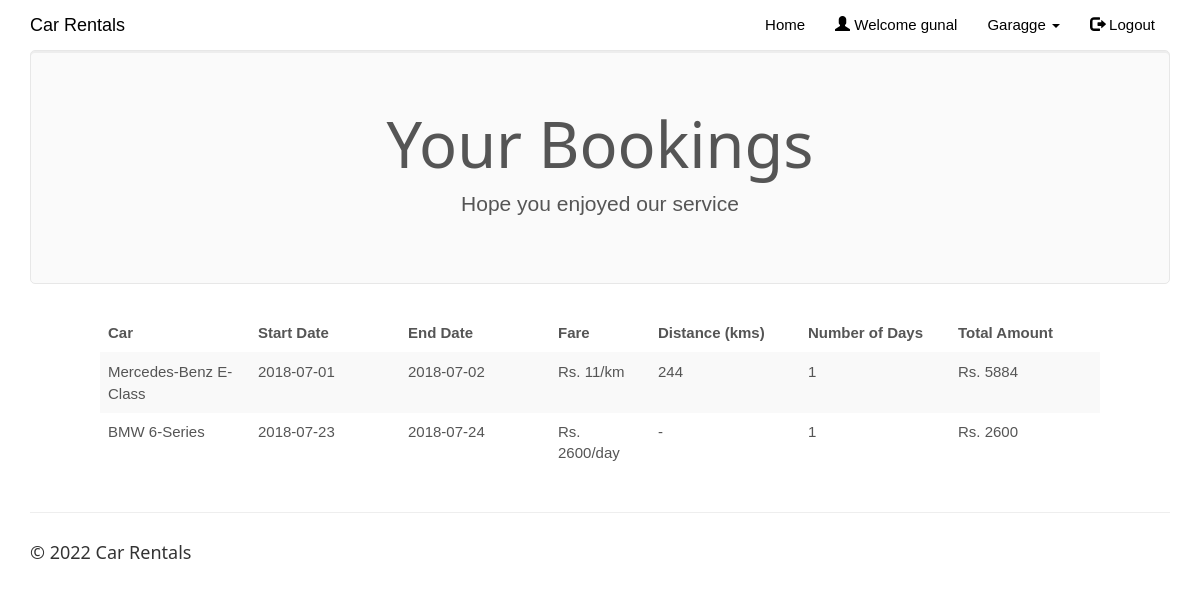
Page /mybookings.php (signed in) on the committed database.
### tables this page shows
CREATE TABLE IF NOT EXISTS `rentedcars` (
`id` int(100) NOT NULL,
  `customer_username` varchar(50) NOT NULL,
  `car_id` int(20) NOT NULL,
  `driver_id` int(20) NOT NULL,
  `booking_date` date NOT NULL,
  `rent_start_date` date NOT NULL,
  `rent_end_date` date NOT NULL,
  `car_return_date` date DEFAULT NULL,
  `fare` double NOT NULL,
  `charge_type` varchar(25) NOT NULL DEFAULT 'days',
  `distance` double DEFAULT NULL,
  `no_of_days` int(50) DEFAULT NULL,
  `total_amount` double DEFAULT NULL,
  `return_status` varchar(10) NOT NULL
);

CREATE TABLE IF NOT EXISTS `cars` (
`car_id` int(20) NOT NULL,
  `car_name` varchar(50) NOT NULL,
  `car_nameplate` varchar(50) NOT NULL,
  `car_img` varchar(50) DEFAULT 'NA',
  `ac_price` float NOT NULL,
  `non_ac_price` float NOT NULL,
  `ac_price_per_day` float NOT NULL,
  `non_ac_price_per_day` float NOT NULL,
  `car_availability` varchar(10) NOT NULL
);

### mybookings.php (the view, shortened to what this page needs)
<!DOCTYPE html>
<html>
<?php
$conn = Connect();
?>
<head>
<link rel="stylesheet" href="assets/bootstrap/css/bootstrap.min.css">
<link rel="stylesheet" href="assets/fonts/font-awesome.min.css">
    <link rel="stylesheet" href="assets/w3css/w3.css">
<link rel="stylesheet" type="text/css" href="assets/css/customerlogin.css">
<link rel="stylesheet" type="text/css" media="screen" href="assets/css/clientpage.css" />
</head>
<body id="page-top" data-spy="scroll" data-target=".navbar-fixed-top">
    <nav class="navbar navbar-custom navbar-fixed-top" role="navigation" style="color: black">
        <div class="container">
            <div class="navbar-header">
                <a class="navbar-brand page-scroll" href="index.php">
                   Car Rentals </a>
            </div>
            <?php
                if(isset($_SESSION['login_client'])){
            ?>
            <div class="collapse navbar-collapse navbar-right navbar-main-collapse">
                <ul class="nav navbar-nav">
                    <li>
                        <a href="index.php">Home</a>
                    </li>
                    <li>
                        <a href="#"><span class="glyphicon glyphicon-user"></span> Welcome <?php echo $_SESSION['login_client']; ?></a>
                    </li>
                    <li>
                    <ul class="nav navbar-nav navbar-right">
            <li><a href="#" class="dropdown-toggle active" data-toggle="dropdown" role="button" aria-haspopup="true" aria-expanded="false"><span class="glyphicon glyphicon-user"></span> Control Panel <span class="caret"></span> </a>
                <ul class="dropdown-menu">
              <li> <a href="entercar.php">Add Car</a></li>
              <li> <a href="enterdriver.php"> Add Driver</a></li>
              <li> <a href="clientview.php">View</a></li>
            </ul>
            </li>
          </ul>
                    </li>
                    <li>
                        <a href="logout.php"><span class="glyphicon glyphicon-log-out"></span> Logout</a>
                    </li>
                </ul>
            </div>
            <?php
                }
                else if (isset($_SESSION['login_customer'])){
            ?>
            <div class="collapse navbar-collapse navbar-right navbar-main-collapse">
                <ul class="nav navbar-nav">
                    <li>
                        <a href="index.php">Home</a>
                    </li>
                    <li>
                        <a href="#"><span class="glyphicon glyphicon-user"></span> Welcome <?php echo $_SESSION['login_customer']; ?></a>
                    </li>
                    <ul class="nav navbar-nav">
            <li><a href="#" class="dropdown-toggle active" data-toggle="dropdown" role="button" aria-haspopup="true" aria-expanded="false"> Garagge <span class="caret"></span> </a>
            </li>
          </ul>
                    <li>
                        <a href="logout.php"><span class="glyphicon glyphicon-log-out"></span> Logout</a>
                    </li>
                </ul>
            </div>
                <?php   }
                ?>
        </div>
    </nav>
<?php $login_customer = $_SESSION['login_customer'];
    $sql1 = "SELECT * FROM rentedcars rc, cars c
    WHERE rc.customer_username='$login_customer' AND c.car_id=rc.car_id AND rc.return_status='R'";
    $result1 = $conn->query($sql1);
    if (mysqli_num_rows($result1) > 0) {
?>
<div class="container">
      <div class="jumbotron">
        <h1 class="text-center">Your Bookings</h1>
        <p class="text-center"> Hope you enjoyed our service </p>
      </div>
    </div>
    <div class="table-responsive" style="padding-left: 100px; padding-right: 100px;" >
<table class="table table-striped">
  <thead class="thead-dark">
<tr>
<th width="15%">Car</th>
<th width="15%">Start Date</th>
<th width="15%">End Date</th>
<th width="10%">Fare</th>
<th width="15%">Distance (kms)</th>
<th width="15%">Number of Days</th>
<th width="15%">Total Amount</th>
</tr>
</thead>
<?php
        while($row = mysqli_fetch_assoc($result1)) {
?>
<tr>
<td><?php echo $row["car_name"]; ?></td>
<td><?php echo $row["rent_start_date"] ?></td>
<td><?php echo $row["rent_end_date"]; ?></td>
<td>Rs.  <?php
            if($row["charge_type"] == "days"){
                    echo ($row["fare"] . "/day");
                } else {
                    echo ($row["fare"] . "/km");
                }
            ?></td>
<td><?php  if($row["charge_type"] == "days"){
                    echo ("-");
                } else {
                    echo ($row["distance"]);
                } ?></td>
<td><?php echo $row["no_of_days"]; ?> </td>
<td>Rs.  <?php echo $row["total_amount"]; ?></td>
</tr>
<?php        } ?>
                </table>
                </div>
            <?php
        } ?>
</body>
<footer class="site-footer">
        <div class="container">
            <hr>
            <div class="row">
                <div class="col-sm-6">
                    <h5>© <?php echo date("Y"); ?> Car Rentals</h5>
                </div>
            </div>
        </div>
    </footer>
</html>

### assets/w3css/w3.css (style rules this page uses)
*,*:before,*:after { box-sizing:inherit }
html { -ms-text-size-adjust:100%;-webkit-text-size-adjust:100% }
body { margin:0 }
article,aside,details,figcaption,figure,footer,header,main,menu,nav,section,summary { display:block }
a { background-color:transparent;-webkit-text-decoration-skip:objects }
hr { box-sizing:content-box;height:0;overflow:visible }
html,body { font-family:Verdana,sans-serif;font-size:15px;line-height:1.5 }
html { overflow-x:hidden }
h1 { font-size:36px }
h5 { font-size:18px }
h1,h2,h3,h4,h5,h6 { font-family:"Segoe UI",Arial,sans-serif;font-weight:400;margin:10px 0 }
hr { border:0;border-top:1px solid #eee;margin:20px 0 }
a { color:inherit }

### assets/css/customerlogin.css (style rules this page uses)
body, html { height: 100%; }
body { padding-top: 50px; background-size: 100%; }
footer { display: block; }

### rows in the picture
rentedcars: car.car_name "Mercedes-Benz E-Class", rent_start_date "2018-07-01", rent_end_date "2018-07-02", fare "11", distance "244", no_of_days "1", total_amount "5884"
rentedcars: car.car_name "BMW 6-Series", rent_start_date "2018-07-23", rent_end_date "2018-07-24", fare "2600", no_of_days "1", total_amount "2600"

### other values in the picture
$_SESSION['login_customer'] "gunal"
